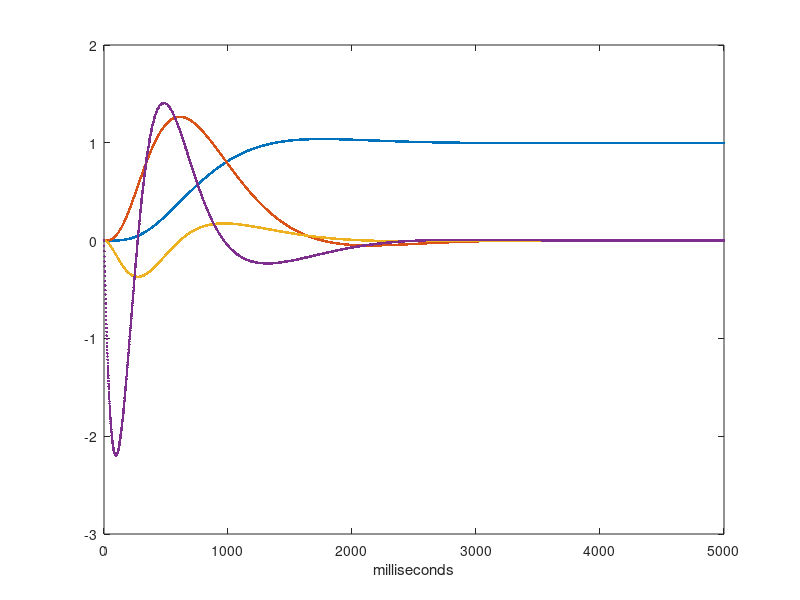

This chart was generated by the following MATLAB code:
%ae 483 hw 3 problem 5 part g
% Splitting the control loops into inner and outer sections, complete control with
% dts different for each loop corresponding to a system with different measurement rates
% October 24, 2015
clc;clear all;clf;
t = linspace(0,5,5000);
g = 9.81;
J2 = .01;

Acc = [0 1 0 0;
      0 0 -g 0;
      0 0 0 1;
      0 0 0 0];
  
 Bc = [0;
       0;
       0;
       1/J2];
 n=5000;
 
 Qn_outer = [1000 0;0 .01];
 Q_outer = [1000 0;0 .01];
 R_outer = 5000;
 Qn_inner = [8000 0;0 .01];
 Q_inner = [8000 0;0 .01];
 R_inner = 5000;
 
 
 Ad = eye(4) + .001*Acc;
 Bd = Bc*.001;
 
 
 %outer 
 

 Ac = [0 1;0 0];
 dtouter = .02;
 Bcouter = [0;-g];
 
 Adouter = eye(2) + dtouter*Ac;
 Bdouter = Bcouter*dtouter;
 n = length(t); 

Pouter{n+1} = Qn_outer;
 for i=n:-1:1
    Pouter{i} = Q_outer + Adouter'*Pouter{i+1}*Adouter - Adouter'*Pouter{i+1}*Bdouter*inv(R_outer+Bdouter'*Pouter{i+1}*Bdouter)*Bdouter'*Pouter{i+1}*Adouter;
    Kouter(i,:) = inv(R_outer+Bdouter'*Pouter{i+1}*Bdouter)*Bdouter'*Pouter{i+1}*Adouter;
 end
 
 Acinner = [0 1; 0 0]; Bcinner = [0; 1/J2];
 dt_inner = .001;
 
 Adinner = eye(2) + dt_inner*Acinner;
 Bdinner = dt_inner*Bcinner;
 n = length(t);
 
  Pinner{n+1} = Qn_inner;
 for i=n:-1:1
    Pinner{i} = Q_inner + Adinner'*Pinner{i+1}*Adinner - Adinner'*Pinner{i+1}*Bdinner*inv(R_inner+Bdinner'*Pinner{i+1}*Bdinner)*Bdinner'*Pinner{i+1}*Adinner;
    Kinner(i,:) = inv(R_inner+Bdinner'*Pinner{i+1}*Bdinner)*Bdinner'*Pinner{i+1}*Adinner;
 end

phi = 1;
xdesignouter = [1;0];
xdesigninner = [phi;0];
udesignouter = [0];
udesigninner = [0];

xd = [];
xd(1:2,1) = [0;0];%xo outer
xd(3:4,1) = [0;0]; %x0 inner
tfinal = max(t);

udouter = -Kouter(1,:)*([0;0] - xdesignouter) + udesignouter;

for i=1:5000
    if (~mod(i,.02/.001)) 
        udouter = -Kouter(i,:)*(xd(1:2,i) - xdesignouter) + udesignouter;
    end
    
    xdesigninner = [udouter;0];
    udesigninner = [0];
    
    ud(:,i) = udesigninner  - Kinner(i,:)*(xd(3:4,i) - xdesigninner);
    
    xd(:,i+1) = Ad*xd(:,i) + Bd*ud(:,i);
    
end

plot(1:i,xd(1,1:5000),'.',1:i,xd(2,1:5000),'.',1:i,xd(3,1:5000),'.',1:i,xd(4,1:5000),'.')
xlabel('milliseconds');



